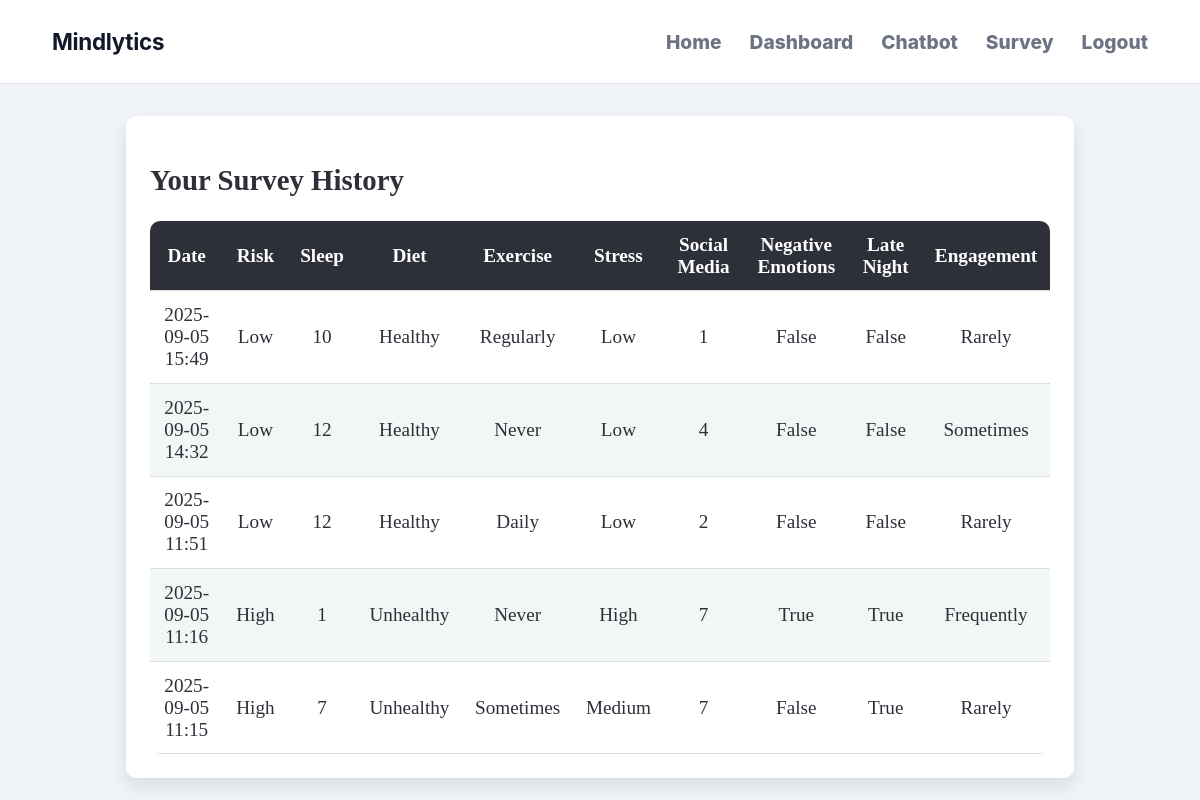
The page /dashboard (signed in) on the database as committed earlier.
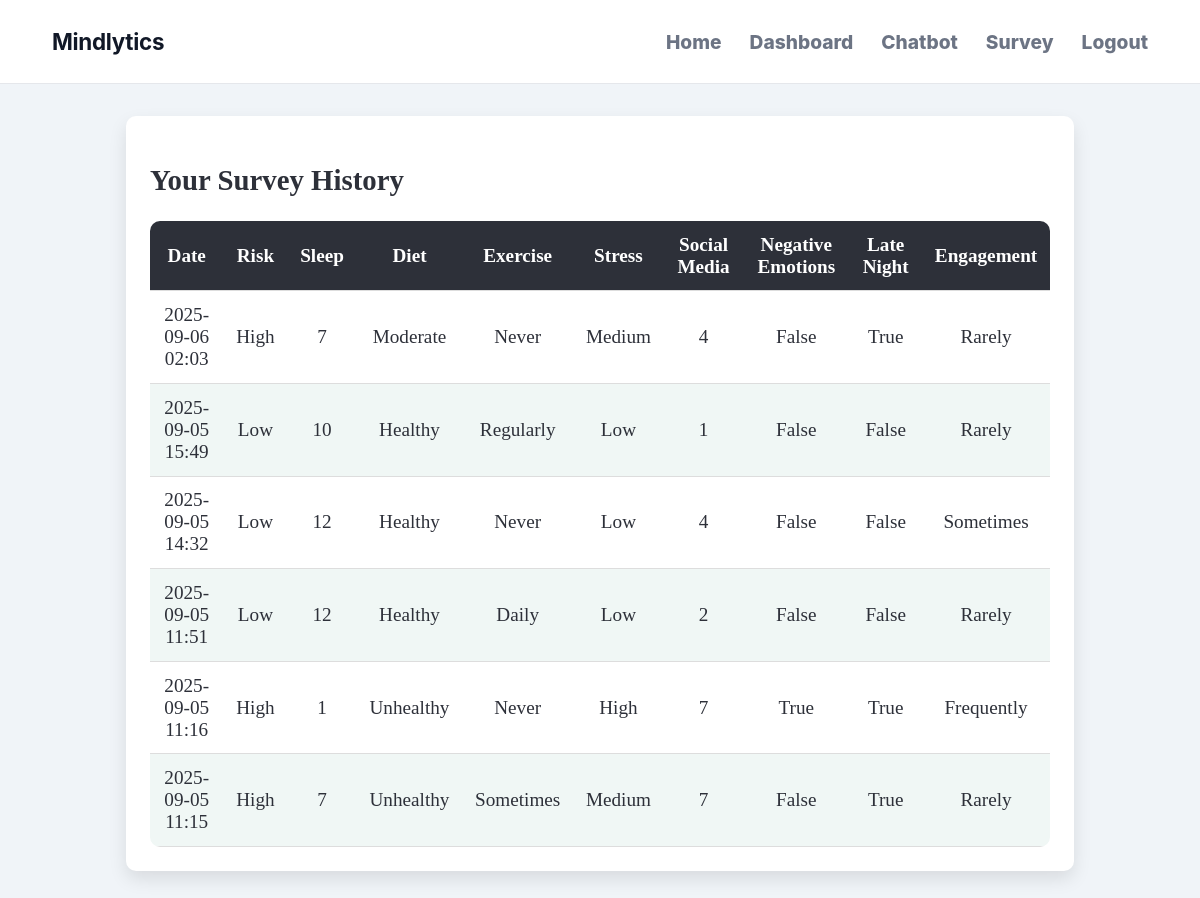
The same page on the database as committed later.
### app.py (models this page shows)
class SurveyResponse(db.Model):
    id = db.Column(db.Integer, primary_key=True)
    user_id = db.Column(db.Integer, db.ForeignKey('user.id'))
    sleep_hours = db.Column(db.Integer)
    diet = db.Column(db.String(20))
    exercise_frequency = db.Column(db.String(20))
    stress_level = db.Column(db.String(20))
    social_media_time = db.Column(db.Integer)
    negative_emotions = db.Column(db.Boolean)
    late_night_scrolling = db.Column(db.Boolean)
    engagement_frequency = db.Column(db.String(20))
    result = db.Column(db.String(10))
    timestamp = db.Column(db.DateTime)

### app.py (the view)
@app.route('/dashboard')
@login_required
def dashboard():
    surveys = SurveyResponse.query.filter_by(user_id=current_user.id).order_by(SurveyResponse.timestamp.desc()).all()
    return render_template('dashboard.html', surveys=surveys)

### app.py (called while the page is built)
@login_manager.user_loader
def load_user(user_id):
    return User.query.get(int(user_id))

### templates/dashboard.html
{% extends "base.html" %}
{% block css %}
<link rel="stylesheet" href="{{ url_for('static', filename='dashboard.css') }}">
{% endblock %}
{% block content %}
<h2>Your Survey History</h2>
<table>
    <thead>
      <tr>
          <th>Date</th>
          <th>Risk</th>
          <th>Sleep</th>
          <th>Diet</th>
          <th>Exercise</th>
          <th>Stress</th>
          <th>Social Media</th>
          <th>Negative Emotions</th>
          <th>Late Night</th>
          <th>Engagement</th>
      </tr>
    </thead>
    <tbody>
      {% for survey in surveys %}
      <tr>
          <td>{{ survey.timestamp.strftime("%Y-%m-%d %H:%M") }}</td>
          <td>{{ survey.result }}</td>
          <td>{{ survey.sleep_hours }}</td>
          <td>{{ survey.diet }}</td>
          <td>{{ survey.exercise_frequency }}</td>
          <td>{{ survey.stress_level }}</td>
          <td>{{ survey.social_media_time }}</td>
          <td>{{ survey.negative_emotions }}</td>
          <td>{{ survey.late_night_scrolling }}</td>
          <td>{{ survey.engagement_frequency }}</td>
      </tr>
      {% endfor %}
    </tbody>
</table>
{% endblock %}

Rows that differ between the two databases and show on the page:
added SurveyResponse: timestamp "2025-09-06 02:03", result "High", sleep_hours "7", diet "Moderate", exercise_frequency "Never", stress_level "Medium", social_media_time "4", negative_emotions "False", late_night_scrolling "True", engagement_frequency "Rarely"
